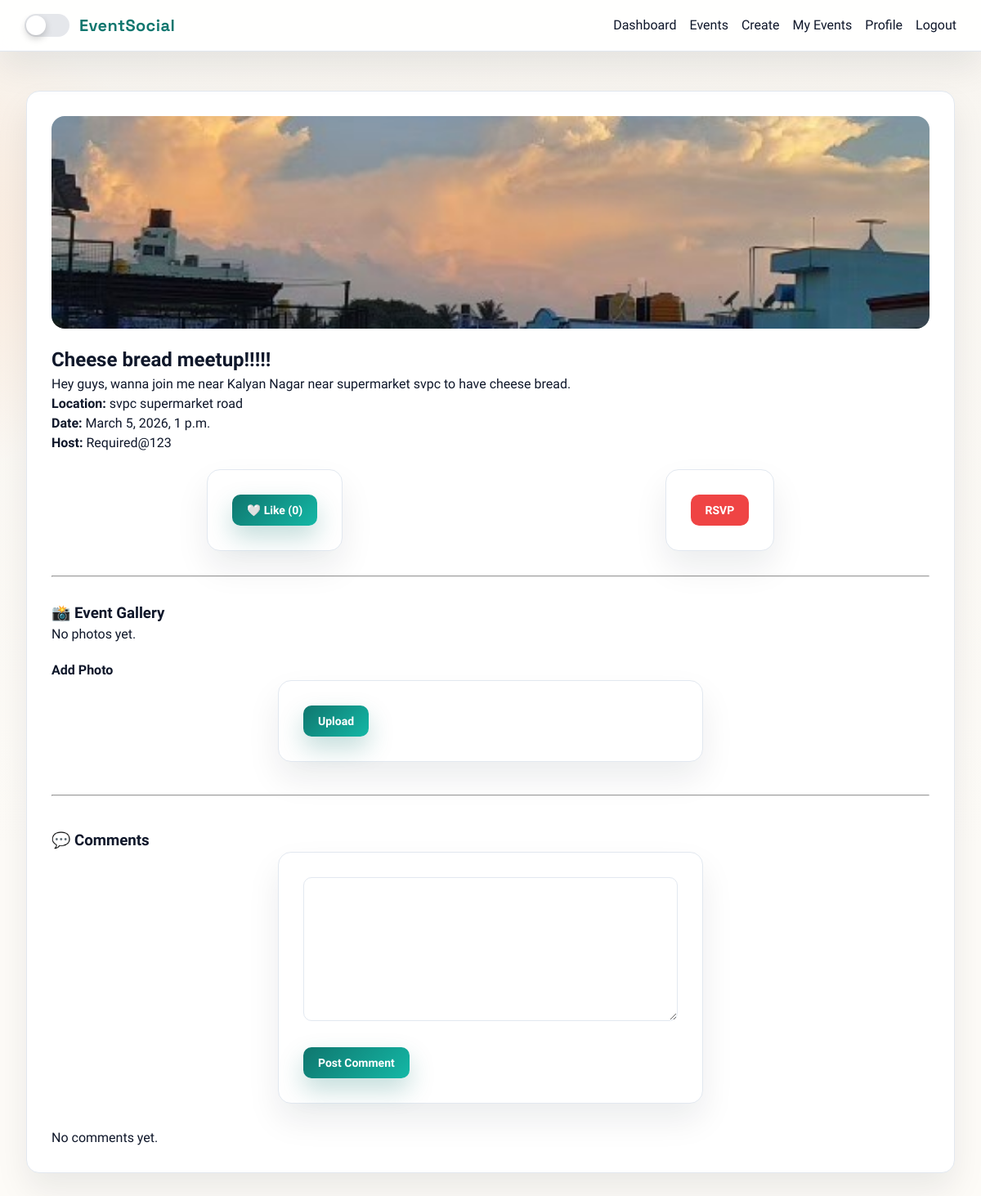
Page /events/1/ (signed in) on the committed database.
### Enigma/models.py (models this page shows, shortened)
class Event(models.Model):
    title = models.CharField(max_length=200)
    description = models.TextField()
    location = models.CharField(max_length=200)
    event_date = models.DateTimeField()
    image = models.ImageField(
        upload_to="event_images/",
        blank=True,
        null=True
    )
    created_by = models.ForeignKey(
        User,
        on_delete=models.CASCADE,
        related_name="hosted_events"
    )
    attendees = models.ManyToManyField(
        User,
        related_name="joined_events",
        blank=True
    )
    likes = models.ManyToManyField(
        User,
        related_name="liked_events",
        blank=True
    )
    def total_likes(self):
        return self.likes.count()

### Enigma/views.py (the view)
# urls.py: path('events/<int:event_id>/', views.event_detail, name='event_detail'),
@login_required
def event_detail(request, event_id):
    event = get_object_or_404(Event, id=event_id)
    if request.method == "POST" and "comment_submit" in request.POST:
        comment_form = CommentForm(request.POST)
        if comment_form.is_valid():
            comment = comment_form.save(commit=False)
            comment.event = event
            comment.user = request.user
            comment.save()
            messages.success(request, "Comment added!")
            return redirect("event_detail", event_id=event.id)
    else:
        comment_form = CommentForm()
    photos = event.photos.all()
    comments = event.comments.all().order_by("-created_at")
    return render(request, "event_detail.html", {
        "event": event,
        "photos": photos,
        "comment_form": comment_form,
        "comments": comments
    })

### Enigma/forms.py
class CommentForm(forms.ModelForm):
    class Meta:
        model = Comment
        fields = ['text']

### templates/event_detail.html (shortened to what this page needs)
{% extends 'base.html' %}
{% block content %}
<div class="event-detail">
    {% if event.image %}
        <img src="{{ event.image.url }}" class="event-banner">
    {% endif %}
    <h2>{{ event.title }}</h2>
    <p>{{ event.description }}</p>
    <p><strong>Location:</strong> {{ event.location }}</p>
    <p><strong>Date:</strong> {{ event.event_date }}</p>
    <p><strong>Host:</strong> {{ event.created_by.username }}</p>
    <div style="display:flex; gap:15px; margin:20px 0; flex-wrap:wrap;">
        <form method="post" action="{% url 'like_event' event.id %}">
            <button type="submit" class="btn-primary">
                {% if user in event.likes.all %}
                    ❤️ Unlike
                {% else %}
                    🤍 Like
                {% endif %}
                ({{ event.total_likes }})
            </button>
        </form>
        <form method="post" action="{% url 'rsvp_event' event.id %}">
            <button type="submit" class="btn-secondary">
                {% if user in event.attendees.all %}
                    Cancel RSVP
                {% else %}
                    RSVP
                {% endif %}
            </button>
        </form>
    </div>
    <hr style="margin:30px 0;">
    <h3>📸 Event Gallery</h3>
    <div class="event-gallery">
        {% for photo in photos %}
            <img src="{{ photo.image.url }}">
        {% empty %}
            <p>No photos yet.</p>
        {% endfor %}
    </div>
    <h4 style="margin-top:20px;">Add Photo</h4>
    <form method="post"
          enctype="multipart/form-data"
          action="{% url 'upload_event_photo' event.id %}">
        <button type="submit" class="btn-primary">Upload</button>
    </form>
    <hr style="margin:40px 0;">
    <h3>💬 Comments</h3>
    <form method="post">
        {{ comment_form.text }}
        <button type="submit"
                name="comment_submit"
                class="btn-primary"
                style="margin-top:10px;">
            Post Comment
        </button>
    </form>
    <div style="margin-top:30px;">
        {% for comment in comments %}
            <div class="event-card" style="margin-bottom:15px;">
                <strong>{{ comment.user.username }}</strong>
                <p>{{ comment.text }}</p>
                <small>{{ comment.created_at }}</small>
            </div>
        {% empty %}
            <p>No comments yet.</p>
        {% endfor %}
    </div>
</div>
{% endblock %}

### Enigma/static/style.css (style rules this page uses)
:root { --font-sans: "Work Sans", "Segoe UI", Arial, sans-serif; --font-display: "Space Grotesk", "Work Sans", sans-serif; --bg: #f8f5f0; --bg-2: #f1f5f4; --surface: #ffffff; --surface-2: #f8fafc; --ink: #0f172a; --muted: #5b677a; --border: #e2e8f0; --accent: #0f766e; --accent-2: #f97316; --accent-3: #14b8a6; --danger: #ef4444; --shadow-soft: 0 20px 40px rgba(15, 23, 42, 0.08); --shadow-strong: 0 25px 60px rgba(15, 23, 42, 0.14); --radius-xl: 22px; --radius-lg: 16px; --radius-md: 12px; --radius-sm: 10px; }
* { margin: 0; padding: 0; box-sizing: border-box; }
body { font-family: var(--font-sans); background: radial-gradient(900px 500px at 80% -20%, rgba(15, 118, 110, 0.18), transparent 60%), radial-gradient(800px 520px at -20% 20%, rgba(249, 115, 22, 0.15), transparent 60%), linear-gradient(180deg, var(--bg), #fdfbf7 70%); color: var(--ink); line-height: 1.5; min-height: 100vh; transition: background 0.4s ease, color 0.4s ease; }
img { max-width: 100%; display: block; }
.btn-primary, .btn, .btn-secondary, .btn-ghost { display: inline-flex; align-items: center; justify-content: center; gap: 8px; padding: 11px 18px; border-radius: var(--radius-sm); border: none; font-size: 14px; font-weight: 600; text-decoration: none; cursor: pointer; transition: transform 0.2s ease, box-shadow 0.2s ease, background 0.3s ease, color 0.2s ease; font-family: var(--font-sans); }
.btn-primary, .btn { background: linear-gradient(135deg, var(--accent), var(--accent-3)); color: #ffffff; box-shadow: 0 14px 30px rgba(15, 118, 110, 0.25); }
.btn-secondary { background: var(--danger); color: #ffffff; }
form { background: var(--surface); padding: 30px; border-radius: var(--radius-lg); box-shadow: var(--shadow-soft); max-width: 520px; margin: auto; border: 1px solid var(--border); }
form input, form textarea { width: 100%; padding: 12px; margin-bottom: 15px; border-radius: var(--radius-sm); border: 1px solid var(--border); font-family: var(--font-sans); }
.event-detail { background: var(--surface); padding: 30px; border-radius: var(--radius-lg); box-shadow: var(--shadow-soft); border: 1px solid var(--border); }
.event-banner { width: 100%; height: 260px; object-fit: cover; border-radius: var(--radius-lg); margin-bottom: 20px; }
.event-gallery { display: grid; grid-template-columns: repeat(auto-fit, minmax(120px, 1fr)); gap: 10px; margin-bottom: 16px; }

### rows in the picture
Event: image (picture), title "Cheese bread meetup!!!!!", description "Hey guys, wanna join me near Kalyan Nagar near supermarket svpc to have cheese bread.", location "svpc supermarket road", event_date "March 5, 2026, 1 p.m.", created_by.username "Required@123", total_likes "0"
